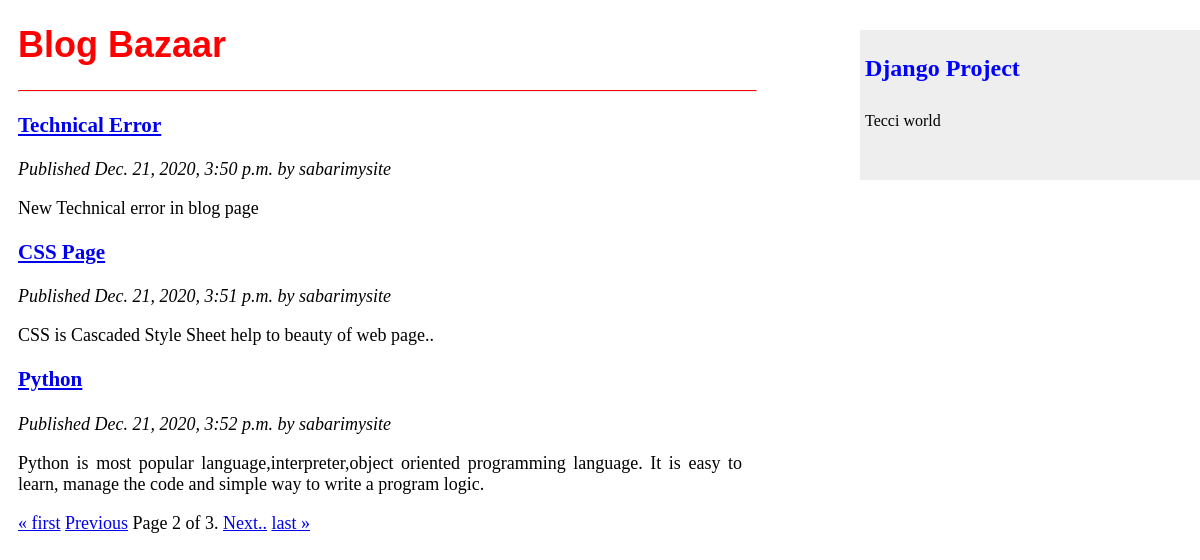
Screenshot of /?page=2 with the database file from the repository.
### blog/models.py (models this page shows)
class Post(models.Model):
    STATUS_CHOICES = (
        ('draft','Draft'),
        ('published','Published'),
    )
    title = models.CharField(max_length=250)
    slug = models.SlugField(max_length=250,unique_for_date='publish')
    author = models.ForeignKey(User,on_delete=models.CASCADE,related_name='blog_posts')
    body = models.TextField()
    publish = models.DateTimeField(default=timezone.now)
    created = models.DateTimeField(auto_now = True)
    Updated = models.DateTimeField(auto_now = True)
    status = models.CharField(max_length=10,choices=STATUS_CHOICES,default='published')
    def get_absolute_url(self):
        return reverse('blog:post_detail',args=[self.publish.year,self.publish.month,self.publish.day,self.slug])

### blog/views.py (the view)
# urls.py: path('',views.post_list,name = 'post_list'),
def post_list(request):
    object_list = Post.objects.all()
    paginator = Paginator(object_list, 3)
    page = request.GET.get('page')
    try:
        posts = paginator.get_page(page)
    except PageNotAnInteger:
        posts = Paginator.page(1)
    except EmptyPage:
        posts = paginator.page(paginator.num_pages)
    return render(request, 'blog/post/list.html',{'page':page,'posts':posts})

### blog/templates/blog/post/list.html (shortened to what this page needs)
{% extends 'blog/base.html' %}
{% load static %}
{% block content %}
   <div class='main'>
    <h1 class='h1'>Blog Bazaar</h1>
    <hr class="n1">
    {% for post in posts %}
        <h3>
           <a href="{{ post.get_absolute_url }}">
              {{ post.title }}
           </a>
        </h3>
        <p class="date">
            Published {{ post.publish }} by {{ post.author }}
        </p>
        {{  post.body | truncatewords:30|linebreaks }}
    {% endfor %}
    {% include "pagination.html" with page=posts %}
   </div>
{% endblock %}

### static/css/blog.css (style rules this page uses)
.main .date { font-style:italic; }
.h1 { color:red; font-family:Arial; }
.n1 { border-top:1px solid red; width:72%; margin-left:0; }
.main { margin-right:140px; font-size:18px; padding:0px 10px; text-align:justify; }
p { padding-right:300px; }

### rows the page displays
Post: title "Technical Error", publish "Dec. 21, 2020, 3:50 p.m.", author "sabarimysite", body "New Technical error in blog page"
Post: title "CSS Page", publish "Dec. 21, 2020, 3:51 p.m.", author "sabarimysite", body "CSS is Cascaded Style Sheet help to beauty of web page.."
Post: title "Python", publish "Dec. 21, 2020, 3:52 p.m.", author "sabarimysite", body "Python is most popular language,interpreter,object oriented programming language. It is easy to learn, manage the code and simple way to write a program logic."

### other values shown
{{ page.number }} "2"
{{ page.paginator.num_pages }} "3"
